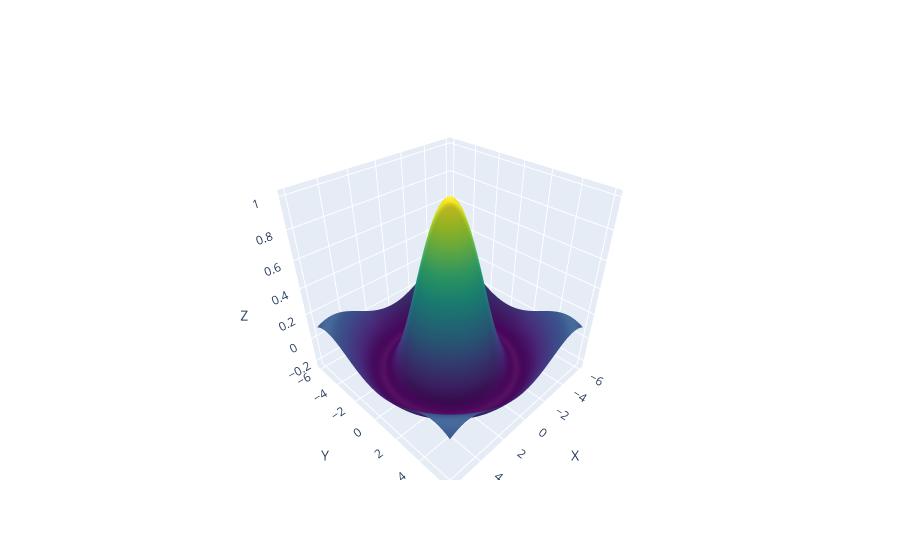

The notebook cell saved with this chart:
### Code cell
import plotly.graph_objects as go
import numpy as np

# Define the function to optimize
def f(x, y):
    r = np.sqrt(x**2 + y**2)
    return np.sin(r) / r

# Define the gradient of the function
def gradient(x, y):
    r = np.sqrt(x**2 + y**2)
    return np.array([x * (np.cos(r) / r - np.sin(r) / r**2), y * (np.cos(r) / r - np.sin(r) / r**2)])

# Define the learning rate and number of iterations
learning_rate = 0.1
num_iterations = 100

# Initialize the starting point
x = -5
y = -5

# Perform stochastic gradient descent
trajectory = []
for i in range(num_iterations):
    trajectory.append((x, y))
    grad = gradient(x, y)
    x -= learning_rate * grad[0]
    y -= learning_rate * grad[1]

# Create the surface plot
x_vals = np.linspace(-6, 6, 100)
y_vals = np.linspace(-6, 6, 100)
X, Y = np.meshgrid(x_vals, y_vals)
Z = f(X, Y)

# Create the trajectory plot
trajectory_x = [point[0] for point in trajectory]
trajectory_y = [point[1] for point in trajectory]
trajectory_z = [f(point[0], point[1]) for point in trajectory]

# Create the figure
fig = go.Figure()

# Add the surface plot
fig.add_trace(go.Surface(x=x_vals, y=y_vals, z=Z, colorscale='Viridis', showscale=False))

# Add the trajectory plot
fig.add_trace(go.Scatter3d(x=trajectory_x, y=trajectory_y, z=trajectory_z, mode='markers', line=dict(color='red', width=1)))

# Set the layout
fig.update_layout(scene=dict(xaxis_title='X', yaxis_title='Y', zaxis_title='Z'))

# Show the plot
fig.show()
